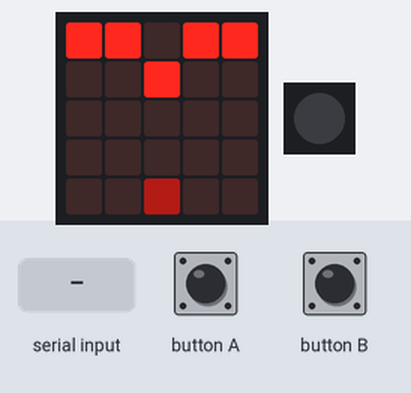
This program was run on a simulated Calliope mini (MakeCode). Shown: the board's 5×5 LED display, 1 RGB LEDs in strip order, left to right. The inputs (shaded band) are chosen by the test bench. A reset restarts the program; random numbers come from a fixed seed.

Above: at 1.2 s.
1.3 s: button A pressed for 0.15 s
At 1.73 s:
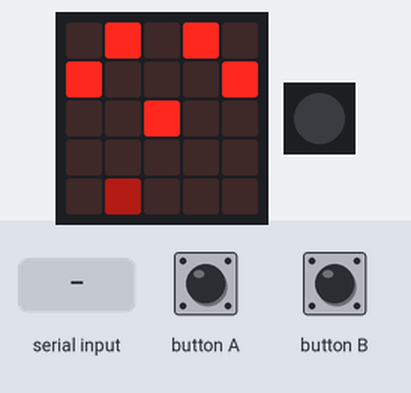
2.0 s: button B pressed for 0.15 s
At 2.63 s:
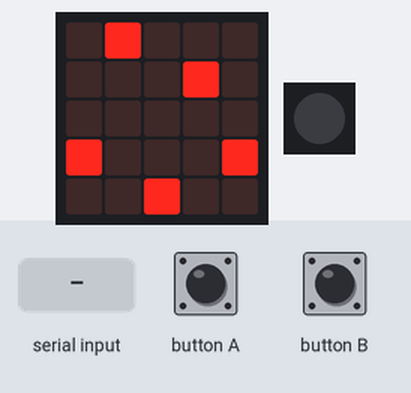
2.7 s: "Ergebnis:" received over the second serial link
At 4.7 s:
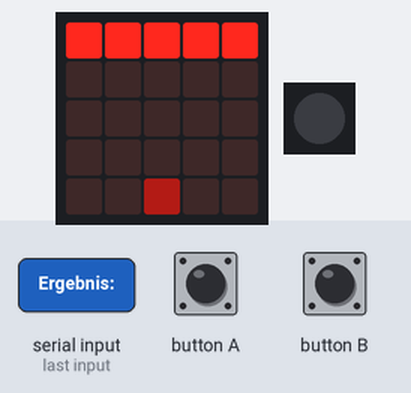
6.5 s: button B pressed for 0.15 s
At 7.05 s:
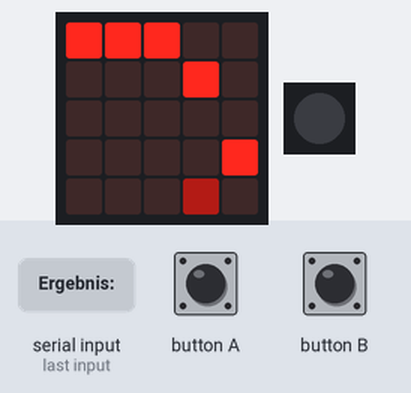
7.2 s: button A pressed for 0.15 s
At 7.67 s:
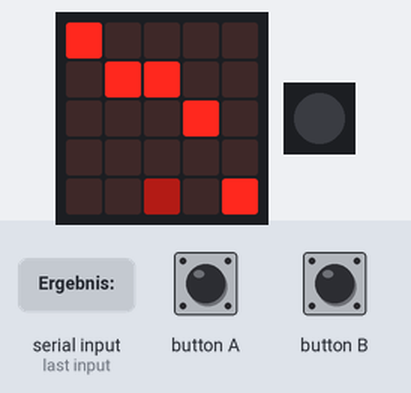
Timing chart, 0 to 10.2 s (numbered marks = the images above; inputs shaded):
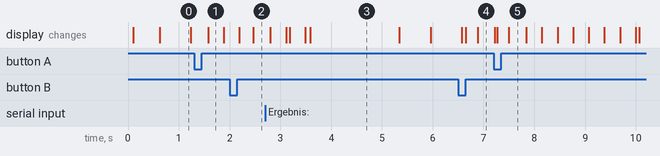

Measured:
- what the display in image 0 shows lasts 0.6 s, from 0.6 s to 1.2 s
- what the display in image 3 shows lasts 1.7 s, from 3.6 s to 5.3 s

The program:

main.ts
```typescript
function kiSteuerung() {
    Ausgabe_String = ""
    seriennummer = seriennummer + 1
    Ausgabe_String = Ausgabe_String + seriennummer.toString() + ","
    erzeugeSnapshot()
    for (let Index = 0; Index <= 5; Index++) {
        Ausgabe_String = Ausgabe_String + snapshot[Index].toString() + ","
    }
    warten = true
    serial.writeString('Snapshot:' + Ausgabe_String + serial.NEW_LINE)
    ergebnis[0] = 0
    ergebnis[1] = 0
    let empfangen = ''
    let delimiter = 0
    let start = control.millis()

    // Warten auf Ergebnis mit Timeout
    while (warten == true) {
        empfangen = empfangen + serial.readString()
        if ((empfangen.length > 0) && (empfangen.includes(serial.NEW_LINE, 0))) {
            warten = false
            //serial.writeString('Rechenzeit:' + (control.millis() - start).toString() + serial.NEW_LINE)
            // 200 passt. max 114
        }
        if ((control.millis() - start) > 200) {
            serial.writeString('Timeout:' + (control.millis() - start).toString() + serial.NEW_LINE)
            warten = false
        }
    }
    if (empfangen.length > 0) {
        //serial.writeString('Empfangen:' + empfangen + serial.NEW_LINE)
        let ergebnisPos = empfangen.indexOf('Ergebnis:', 0)
        if (ergebnisPos > -1) {
            basic.setLedColor(0x00FF00)
            //serial.writeString('Korrekt:' + empfangen + serial.NEW_LINE)
            empfangen = empfangen.substr(ergebnisPos + 9, 99)
            for (let Index = 0; Index <= 2; Index++) {
                delimiter = empfangen.indexOf(',', 0)
                ergebnis[Index] = parseFloat(empfangen.substr(0, delimiter))
                empfangen = empfangen.substr(delimiter + 1, 99)
            }
            //serial.writeString('E0:' + ergebnis[0].toString() + serial.NEW_LINE)
            //serial.writeString('E1:' + ergebnis[1].toString() + serial.NEW_LINE)
            //serial.writeString('E2:' + ergebnis[2].toString() + serial.NEW_LINE)
            basic.turnRgbLedOff()
            warten = false
        }
    }
    if (ergebnis[1] >= 0.5) {
        output = "A"
        buttonA()
    } else {
        if (ergebnis[2] >= 0.5) {
            output = "B"
            buttonB()
        } else {
            output = "x"
        }
    }
//basic.pause(10)
}
input.onButtonEvent(Button.A, input.buttonEventClick(), function() {
    buttonA()
})
input.onButtonEvent(Button.B, input.buttonEventClick(), function () {
    buttonB()
})
function buttonA() {
    if (playerCar.get(LedSpriteProperty.X) > 0) {
        playerCar.change(LedSpriteProperty.X, -1)
    }
} function buttonB() {
    if (playerCar.get(LedSpriteProperty.X) < 4) {
        playerCar.change(LedSpriteProperty.X, 1)
    }
}
function movecar(carnumber: number, x: number, y: number) {
    cars[carnumber] = game.createSprite(x, y)
    basic.pause(Math.randomRange(0, 5001))
    while (gameOn == true) {
        if (cars[carnumber].get(LedSpriteProperty.Y) == 4) {
            if (playerCar.isTouching(cars[carnumber])) {
                gameOn = false
            } else {
                score = score + 1
                cars[carnumber].delete()
                basic.pause(Math.randomRange(1000, 5001))
                cars[carnumber] = game.createSprite(x, y)
                basic.pause(500)
            }
        } else {
            cars[carnumber].change(LedSpriteProperty.Y, 1)
            basic.pause(500)
        }
    }
}
function erzeugeSnapshot() {
    snapshot = [
        playerCar.get(LedSpriteProperty.X) / 4,
        (cars[0].get(LedSpriteProperty.Y) + 1) / 5,
        (cars[1].get(LedSpriteProperty.Y) + 1) / 5,
        (cars[2].get(LedSpriteProperty.Y) + 1) / 5,
        (cars[3].get(LedSpriteProperty.Y) + 1) / 5,
        (cars[4].get(LedSpriteProperty.Y) + 1) / 5
    ]
    for (let Index = 0; Index <= 4; Index++) {
        if (cars[Index].isDeleted()) {
            snapshot[Index + 1] = 0
        }
    }
}
serial.setRxBufferSize(100)
serial.setTxBufferSize(100)
serial.redirect(SerialPin.C17, SerialPin.C16, 115200)
serial.writeString('Init' + serial.NEW_LINE)
let score = 0
let seriennummer = 0
let gameOn = false
let warten = false
let transfer = false
let output = ""
let Ausgabe_String = ""
let ergebnis: number[] = [0.0, 0.0]
let snapshot: number[] = [0.0, 0.0, 0.0, 0.0, 0.0, 0.0]
let playerCar: game.LedSprite = null
let car0 = game.createSprite(0, 0)
let car1 = game.createSprite(0, 0)
let car2 = game.createSprite(0, 0)
let car3 = game.createSprite(0, 0)
let car4 = game.createSprite(0, 0)
car0.delete()
car1.delete()
car2.delete()
car3.delete()
car4.delete()
let cars: game.LedSprite[] = [car0, car1, car2, car3, car4]
basic.forever(function () {
    basic.pause(100)
    if (gameOn == true) {
        movecar(0, 0, 0)
    }
})
basic.forever(function () {
    basic.pause(100)
    if (gameOn == true) {
        movecar(1, 1, 0)
    }
})
basic.forever(function () {
    basic.pause(100)
    if (gameOn == true) {
        movecar(2, 2, 0)
    }
})
basic.forever(function () {
    basic.pause(100)
    if (gameOn == true) {
        movecar(3, 3, 0)
    }
})
basic.forever(function () {
    basic.pause(100)
    if (gameOn == true) {
        movecar(4, 4, 0)
    }
})
control.inBackground(function () {
    while (true) {
        basic.pause(100)
        if (gameOn == true) {
            kiSteuerung()
        }
    }
})
control.inBackground(function () {
    score = 0
    playerCar = game.createSprite(2, 4)
    playerCar.setBrightness(60)
    gameOn = true
    while (gameOn == true) {
        basic.pause(100)
    }
    basic.clearScreen()
    control.reset()
    //game.addScore(score)
    //game.gameOver()
})
```

test.ts
```typescript
// Hier kann man Tests durchführen; diese Datei wird nicht kompiliert, wenn dieses Paket als Erweiterung verwendet wird.
```
